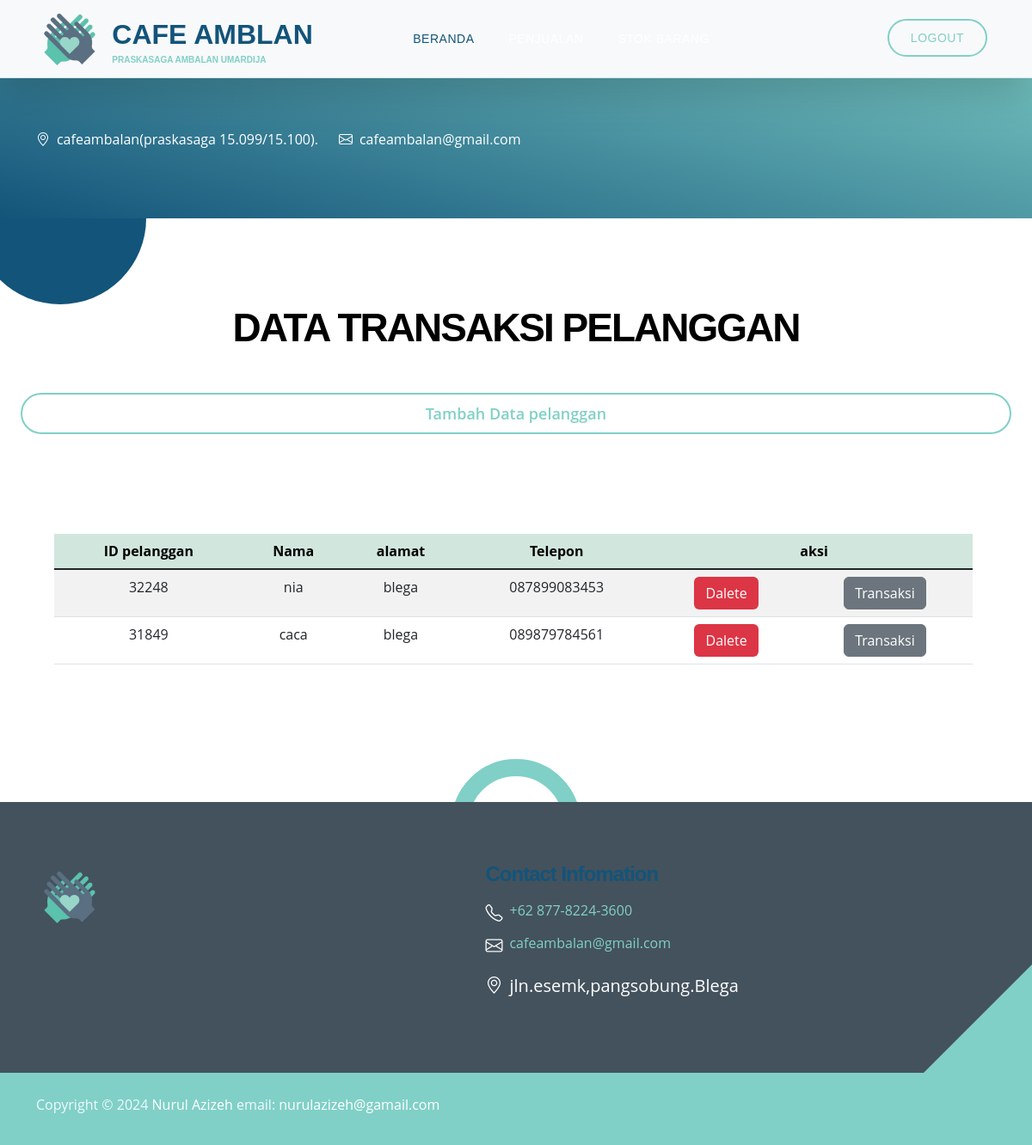
The app's page /petugas/penjualan_select.php (signed in) with its own data.
### tables this page shows
CREATE TABLE `tb_pelanggan` (
  `id_pelanggan` int(11) NOT NULL,
  `nama_pelanggan` varchar(50) NOT NULL,
  `alamat_pelanggan` text NOT NULL,
  `telepon_pelanggan` varchar(20) NOT NULL
);

### petugas/penjualan_select.php (the view, shortened to what this page needs)
<?php
    include('header.php');
    include('inavbar.php');
    ?>
    <section class="cta-section section-padding  " id="section_2">
<div class="col-lg-10 col-12 text-center mx-auto">
            <h2 class="mb-5">DATA TRANSAKSI PELANGGAN </h2>
        </div>
        <a href="penjualan_insert_v.php" class="nav-link custom-btn custom-border-btn btn m-4">Tambah Data pelanggan</a>
        <div class="row ">
            <div class=" col-md-11 col-md-1 m-5 mb-lg-11 mb-md-0">
            <div class="featured-block d-flex justify-content-center align-items-center">
                    <table class="table table table-hover table-striped ">
                        <thead class="table-success">
                            <th>ID pelanggan</th>
                            <th>Nama</th>
                            <th>alamat</th>
                            <th>Telepon</th>
                            <th colspan="2">aksi</th>
                        </thead>
                        <tbody class="table-group-divider">
                        <?php
    include "../config.php";
    $sql = mysqli_query($koneksi, 'SELECT * FROM tb_pelanggan ORDER BY id_pelanggan DESC');
    foreach ($sql as $pelanggan) {
    ?>
      <tr>
        <td><?= $pelanggan['id_pelanggan'] ?> </td>
        <td><?= $pelanggan['nama_pelanggan'] ?></td>
        <td><?= $pelanggan['alamat_pelanggan'] ?></td>
        <td><?= $pelanggan['telepon_pelanggan'] ?></td>
        <td><a href="penjualan_delete.php?id_pelanggan=<?= $pelanggan['id_pelanggan'] ?>"  onclick="return confirm('apakah anda yakin mau delete?');"  class=" btn  text-bg-danger ">Dalete</a></td>
        <td><a href="detail_penjualan_v.php?id_pelanggan=<?= $pelanggan['id_pelanggan'] ?>" class="btn btn-secondary ">Transaksi</a></td>
      </tr>
    <?php } ?>
                        </tbody>
                    </table>
            </div>
        </div>
          </section>
<?php
include('footer.php');
?>

### css/templatemo-kind-heart-charity.css (style rules this page uses)
:root { --white-color: #ffffff; --primary-color: #5bc1ac; --secondary-color: #5a6f80; --section-bg-color: #f0f8ff; --site-footer-bg-color: #44525d; --custom-btn-bg-color: #597081; --custom-btn-bg-hover-color: #5bc1ac; --dark-color: #000000; --p-color: #717275; --border-color: #e9eaeb; --body-font-family: 'Metropolis', sans-serif; --h1-font-size: 52px; --h2-font-size: 46px; --h3-font-size: 32px; --h4-font-size: 28px; --h5-font-size: 24px; --h6-font-size: 22px; --p-font-size: 16px; --btn-font-size: 18px; --copyright-font-size: 14px; --border-radius-large: 100px; --border-radius-medium: 20px; --border-radius-small: 10px; --font-weight-light: 300; --font-weight-normal: 400; --font-weight-semibold: 600; --font-weight-bold: 700; }
body { background-color: var(--white-color); font-family: var(--body-font-family); }
h2, h3, h4, h5, h6 { color: var(--dark-color); }
h1, h2, h3, h4, h5, h6 { font-weight: var(--font-weight-semibold); letter-spacing: -1px; }
h2 { color: var(--secondary-color); font-size: var(--h2-font-size); letter-spacing: -2px; }
a, button { touch-action: manipulation; transition: all 0.3s; }
a { color: var(--p-color); text-decoration: none; }
.section-padding { padding-top: 100px; padding-bottom: 100px; }
.custom-btn { background: var(--secondary-color); border: 2px solid transparent; border-radius: var(--border-radius-large); color: var(--white-color); font-size: var(--btn-font-size); font-weight: var(--font-weight-normal); line-height: normal; padding: 15px 25px; }
.custom-border-btn { background: transparent; border: 2px solid var(--custom-btn-bg-color); color: var(--primary-color); }
.featured-block { text-align: center; transition: all 0.5s ease; min-height: 256px; padding: 15px; }
.cta-section { position: relative; overflow: hidden; }
.cta-section::before { content: ""; background-color: var(--primary-color); border-radius: 50%; position: absolute; top: -100px; left: -30px; margin: auto; width: 200px; height: 200px; }
.cta-section::after { content: ""; border: 20px solid var(--custom-btn-bg-color); border-radius: 50%; position: absolute; bottom: -100px; right: 0; left: 0; margin: auto; width: 150px; height: 150px; }

### css/templatemo-topic-listing.css (style rules this page uses)
:root { --white-color: #ffffff; --primary-color: #13547a; --secondary-color: #80d0c7; --section-bg-color: #f0f8ff; --custom-btn-bg-color: #80d0c7; --custom-btn-bg-hover-color: #13547a; --dark-color: #000000; --p-color: #717275; --border-color: #7fffd4; --link-hover-color: #13547a; --body-font-family: 'Open Sans', sans-serif; --title-font-family: 'Montserrat', sans-serif; --h1-font-size: 58px; --h2-font-size: 46px; --h3-font-size: 32px; --h4-font-size: 28px; --h5-font-size: 24px; --h6-font-size: 22px; --p-font-size: 20px; --menu-font-size: 14px; --btn-font-size: 18px; --copyright-font-size: 16px; --border-radius-large: 100px; --border-radius-medium: 20px; --border-radius-small: 10px; --font-weight-normal: 400; --font-weight-medium: 500; --font-weight-semibold: 600; --font-weight-bold: 700; }
body { background-color: var(--white-color); font-family: var(--body-font-family); }
h2, h3, h4, h5, h6 { color: var(--dark-color); }
h1, h2, h3, h4, h5, h6 { font-family: var(--title-font-family); font-weight: var(--font-weight-semibold); }
h2 { font-size: var(--h2-font-size); font-weight: var(--font-weight-bold); }
a, button { touch-action: manipulation; transition: all 0.3s; }
a { display: inline-block; color: var(--primary-color); text-decoration: none; }
.section-padding { padding-top: 100px; padding-bottom: 100px; }
.custom-btn { background: var(--custom-btn-bg-color); border: 2px solid transparent; border-radius: var(--border-radius-large); color: var(--white-color); font-size: var(--btn-font-size); font-weight: var(--font-weight-semibold); line-height: normal; transition: all 0.3s; padding: 10px 20px; }
.custom-border-btn { background: transparent; border: 2px solid var(--custom-btn-bg-color); color: var(--custom-btn-bg-color); }

### records on screen
tb_pelanggan: id_pelanggan "32248", nama_pelanggan "nia", alamat_pelanggan "blega", telepon_pelanggan "087899083453"
tb_pelanggan: id_pelanggan "31849", nama_pelanggan "caca", alamat_pelanggan "blega", telepon_pelanggan "089879784561"
